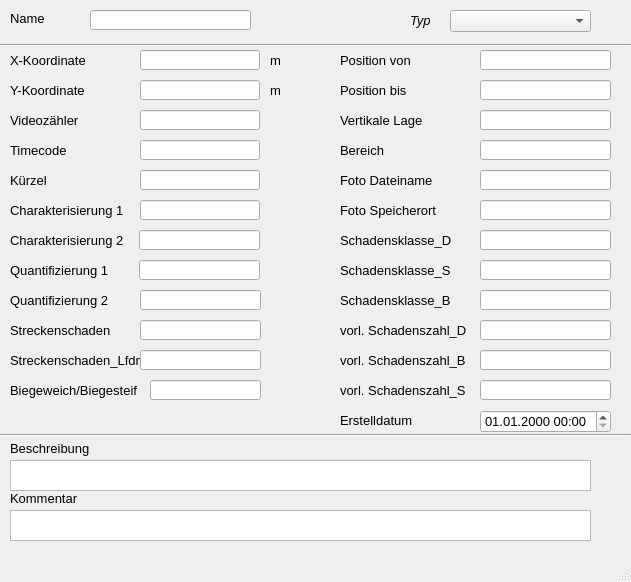
<?xml version="1.0" encoding="UTF-8"?>
<ui version="4.0">
 <class>MainWindow</class>
 <widget class="QMainWindow" name="MainWindow">
  <property name="enabled">
   <bool>true</bool>
  </property>
  <property name="geometry">
   <rect>
    <x>0</x>
    <y>0</y>
    <width>631</width>
    <height>582</height>
   </rect>
  </property>
  <property name="minimumSize">
   <size>
    <width>631</width>
    <height>393</height>
   </size>
  </property>
  <property name="font">
   <font>
    <family>Tahoma</family>
    <pointsize>10</pointsize>
   </font>
  </property>
  <property name="windowTitle">
   <string>MainWindow</string>
  </property>
  <widget class="QWidget" name="centralwidget">
   <widget class="QLabel" name="label">
    <property name="geometry">
     <rect>
      <x>10</x>
      <y>10</y>
      <width>46</width>
      <height>16</height>
     </rect>
    </property>
    <property name="text">
     <string>Name</string>
    </property>
   </widget>
   <widget class="Line" name="line">
    <property name="geometry">
     <rect>
      <x>0</x>
      <y>30</y>
      <width>631</width>
      <height>31</height>
     </rect>
    </property>
    <property name="orientation">
     <enum>Qt::Horizontal</enum>
    </property>
   </widget>
   <widget class="QLabel" name="label_14">
    <property name="geometry">
     <rect>
      <x>10</x>
      <y>490</y>
      <width>81</width>
      <height>16</height>
     </rect>
    </property>
    <property name="text">
     <string>Kommentar</string>
    </property>
   </widget>
   <widget class="QLabel" name="label_11">
    <property name="geometry">
     <rect>
      <x>270</x>
      <y>50</y>
      <width>41</width>
      <height>21</height>
     </rect>
    </property>
    <property name="text">
     <string>m</string>
    </property>
   </widget>
   <widget class="QLabel" name="label_70">
    <property name="geometry">
     <rect>
      <x>340</x>
      <y>410</y>
      <width>131</width>
      <height>21</height>
     </rect>
    </property>
    <property name="text">
     <string>Erstelldatum</string>
    </property>
   </widget>
   <widget class="QLabel" name="label_9">
    <property name="geometry">
     <rect>
      <x>10</x>
      <y>80</y>
      <width>81</width>
      <height>21</height>
     </rect>
    </property>
    <property name="text">
     <string>Y-Koordinate</string>
    </property>
   </widget>
   <widget class="QLabel" name="label_12">
    <property name="geometry">
     <rect>
      <x>270</x>
      <y>80</y>
      <width>41</width>
      <height>21</height>
     </rect>
    </property>
    <property name="text">
     <string>m</string>
    </property>
   </widget>
   <widget class="Line" name="line_2">
    <property name="geometry">
     <rect>
      <x>0</x>
      <y>420</y>
      <width>631</width>
      <height>31</height>
     </rect>
    </property>
    <property name="orientation">
     <enum>Qt::Horizontal</enum>
    </property>
   </widget>
   <widget class="QLabel" name="label_6">
    <property name="geometry">
     <rect>
      <x>10</x>
      <y>50</y>
      <width>81</width>
      <height>21</height>
     </rect>
    </property>
    <property name="text">
     <string>X-Koordinate</string>
    </property>
   </widget>
   <widget class="QLineEdit" name="untersuchsch">
    <property name="geometry">
     <rect>
      <x>90</x>
      <y>10</y>
      <width>161</width>
      <height>20</height>
     </rect>
    </property>
   </widget>
   <widget class="QTextEdit" name="kommentar">
    <property name="geometry">
     <rect>
      <x>10</x>
      <y>510</y>
      <width>581</width>
      <height>31</height>
     </rect>
    </property>
   </widget>
   <widget class="QComboBox" name="schachttyp">
    <property name="geometry">
     <rect>
      <x>450</x>
      <y>10</y>
      <width>141</width>
      <height>22</height>
     </rect>
    </property>
    <property name="font">
     <font>
      <family>Tahoma</family>
      <italic>true</italic>
     </font>
    </property>
    <property name="toolTip">
     <string>&lt;html&gt;&lt;head/&gt;&lt;body&gt;&lt;p&gt;Hier kann der Knotentyp geändert werden&lt;/p&gt;&lt;/body&gt;&lt;/html&gt;</string>
    </property>
    <property name="statusTip">
     <string>Hier kann der Knotentyp geändert werden</string>
    </property>
    <property name="whatsThis">
     <string>Hier kann der Knotentyp geändert werden</string>
    </property>
   </widget>
   <widget class="QLabel" name="label_21">
    <property name="geometry">
     <rect>
      <x>410</x>
      <y>10</y>
      <width>31</width>
      <height>21</height>
     </rect>
    </property>
    <property name="font">
     <font>
      <family>Tahoma</family>
      <italic>true</italic>
     </font>
    </property>
    <property name="text">
     <string>Typ</string>
    </property>
   </widget>
   <widget class="QgsDateTimeEdit" name="createdat">
    <property name="geometry">
     <rect>
      <x>480</x>
      <y>410</y>
      <width>131</width>
      <height>23</height>
     </rect>
    </property>
    <property name="currentSection">
     <enum>QDateTimeEdit::DaySection</enum>
    </property>
    <property name="displayFormat">
     <string>dd.MM.yyyy HH:mm</string>
    </property>
   </widget>
   <widget class="QLineEdit" name="y">
    <property name="geometry">
     <rect>
      <x>140</x>
      <y>80</y>
      <width>120</width>
      <height>20</height>
     </rect>
    </property>
    <property name="readOnly">
     <bool>true</bool>
    </property>
   </widget>
   <widget class="QLineEdit" name="x">
    <property name="geometry">
     <rect>
      <x>140</x>
      <y>50</y>
      <width>120</width>
      <height>20</height>
     </rect>
    </property>
    <property name="readOnly">
     <bool>true</bool>
    </property>
   </widget>
   <widget class="QLabel" name="label_43">
    <property name="geometry">
     <rect>
      <x>10</x>
      <y>230</y>
      <width>121</width>
      <height>21</height>
     </rect>
    </property>
    <property name="text">
     <string>Charakterisierung 2</string>
    </property>
   </widget>
   <widget class="QLineEdit" name="charakt2">
    <property name="geometry">
     <rect>
      <x>139</x>
      <y>230</y>
      <width>121</width>
      <height>20</height>
     </rect>
    </property>
   </widget>
   <widget class="QLabel" name="label_47">
    <property name="geometry">
     <rect>
      <x>340</x>
      <y>230</y>
      <width>131</width>
      <height>21</height>
     </rect>
    </property>
    <property name="text">
     <string>Schadensklasse_D</string>
    </property>
   </widget>
   <widget class="QLineEdit" name="Schadensklasse_D">
    <property name="geometry">
     <rect>
      <x>480</x>
      <y>230</y>
      <width>131</width>
      <height>20</height>
     </rect>
    </property>
   </widget>
   <widget class="QLabel" name="label_48">
    <property name="geometry">
     <rect>
      <x>340</x>
      <y>260</y>
      <width>131</width>
      <height>21</height>
     </rect>
    </property>
    <property name="text">
     <string>Schadensklasse_S</string>
    </property>
   </widget>
   <widget class="QLineEdit" name="Schadensklasse_S">
    <property name="geometry">
     <rect>
      <x>480</x>
      <y>260</y>
      <width>131</width>
      <height>20</height>
     </rect>
    </property>
   </widget>
   <widget class="QLabel" name="label_49">
    <property name="geometry">
     <rect>
      <x>340</x>
      <y>290</y>
      <width>131</width>
      <height>21</height>
     </rect>
    </property>
    <property name="text">
     <string>Schadensklasse_B</string>
    </property>
   </widget>
   <widget class="QLineEdit" name="Schadensklasse_B">
    <property name="geometry">
     <rect>
      <x>480</x>
      <y>290</y>
      <width>131</width>
      <height>20</height>
     </rect>
    </property>
   </widget>
   <widget class="QLineEdit" name="vorlaufige_Schadenszahl_B">
    <property name="geometry">
     <rect>
      <x>480</x>
      <y>350</y>
      <width>131</width>
      <height>20</height>
     </rect>
    </property>
    <property name="text">
     <string/>
    </property>
   </widget>
   <widget class="QLabel" name="label_50">
    <property name="geometry">
     <rect>
      <x>340</x>
      <y>320</y>
      <width>131</width>
      <height>21</height>
     </rect>
    </property>
    <property name="text">
     <string>vorl. Schadenszahl_D</string>
    </property>
   </widget>
   <widget class="QLineEdit" name="vorlaufige_Schadenszahl_S">
    <property name="geometry">
     <rect>
      <x>480</x>
      <y>380</y>
      <width>131</width>
      <height>20</height>
     </rect>
    </property>
    <property name="text">
     <string/>
    </property>
   </widget>
   <widget class="QLineEdit" name="vorlaufige_Schadenszahl_D">
    <property name="geometry">
     <rect>
      <x>480</x>
      <y>320</y>
      <width>131</width>
      <height>20</height>
     </rect>
    </property>
    <property name="text">
     <string/>
    </property>
   </widget>
   <widget class="QLabel" name="label_54">
    <property name="geometry">
     <rect>
      <x>340</x>
      <y>350</y>
      <width>131</width>
      <height>21</height>
     </rect>
    </property>
    <property name="text">
     <string>vorl. Schadenszahl_B</string>
    </property>
   </widget>
   <widget class="QLabel" name="label_56">
    <property name="geometry">
     <rect>
      <x>340</x>
      <y>380</y>
      <width>131</width>
      <height>21</height>
     </rect>
    </property>
    <property name="text">
     <string>vorl. Schadenszahl_S</string>
    </property>
   </widget>
   <widget class="QLabel" name="label_57">
    <property name="geometry">
     <rect>
      <x>10</x>
      <y>380</y>
      <width>131</width>
      <height>21</height>
     </rect>
    </property>
    <property name="text">
     <string>Biegeweich/Biegesteif</string>
    </property>
   </widget>
   <widget class="QLineEdit" name="bewertungstag_2">
    <property name="geometry">
     <rect>
      <x>150</x>
      <y>380</y>
      <width>111</width>
      <height>20</height>
     </rect>
    </property>
    <property name="text">
     <string/>
    </property>
   </widget>
   <widget class="QTextEdit" name="Beschreibung">
    <property name="geometry">
     <rect>
      <x>10</x>
      <y>460</y>
      <width>581</width>
      <height>31</height>
     </rect>
    </property>
   </widget>
   <widget class="QLabel" name="label_15">
    <property name="geometry">
     <rect>
      <x>10</x>
      <y>440</y>
      <width>81</width>
      <height>16</height>
     </rect>
    </property>
    <property name="text">
     <string>Beschreibung</string>
    </property>
   </widget>
   <widget class="QLabel" name="label_51">
    <property name="geometry">
     <rect>
      <x>10</x>
      <y>110</y>
      <width>81</width>
      <height>21</height>
     </rect>
    </property>
    <property name="text">
     <string>Videozähler</string>
    </property>
   </widget>
   <widget class="QLineEdit" name="videozaehler">
    <property name="geometry">
     <rect>
      <x>140</x>
      <y>110</y>
      <width>120</width>
      <height>20</height>
     </rect>
    </property>
   </widget>
   <widget class="QLabel" name="label_52">
    <property name="geometry">
     <rect>
      <x>10</x>
      <y>140</y>
      <width>81</width>
      <height>21</height>
     </rect>
    </property>
    <property name="text">
     <string>Timecode</string>
    </property>
   </widget>
   <widget class="QLineEdit" name="timecode">
    <property name="geometry">
     <rect>
      <x>140</x>
      <y>140</y>
      <width>120</width>
      <height>20</height>
     </rect>
    </property>
   </widget>
   <widget class="QLabel" name="label_53">
    <property name="geometry">
     <rect>
      <x>10</x>
      <y>170</y>
      <width>81</width>
      <height>21</height>
     </rect>
    </property>
    <property name="text">
     <string>Kürzel</string>
    </property>
   </widget>
   <widget class="QLineEdit" name="kuerzel">
    <property name="geometry">
     <rect>
      <x>140</x>
      <y>170</y>
      <width>120</width>
      <height>20</height>
     </rect>
    </property>
   </widget>
   <widget class="QLabel" name="label_55">
    <property name="geometry">
     <rect>
      <x>10</x>
      <y>200</y>
      <width>121</width>
      <height>21</height>
     </rect>
    </property>
    <property name="text">
     <string>Charakterisierung 1</string>
    </property>
   </widget>
   <widget class="QLineEdit" name="charakt1">
    <property name="geometry">
     <rect>
      <x>140</x>
      <y>200</y>
      <width>120</width>
      <height>20</height>
     </rect>
    </property>
   </widget>
   <widget class="QLabel" name="label_44">
    <property name="geometry">
     <rect>
      <x>10</x>
      <y>260</y>
      <width>121</width>
      <height>21</height>
     </rect>
    </property>
    <property name="text">
     <string>Quantifizierung 1</string>
    </property>
   </widget>
   <widget class="QLineEdit" name="quantnr1">
    <property name="geometry">
     <rect>
      <x>139</x>
      <y>260</y>
      <width>121</width>
      <height>20</height>
     </rect>
    </property>
   </widget>
   <widget class="QLabel" name="label_45">
    <property name="geometry">
     <rect>
      <x>10</x>
      <y>290</y>
      <width>121</width>
      <height>21</height>
     </rect>
    </property>
    <property name="text">
     <string>Quantifizierung 2</string>
    </property>
   </widget>
   <widget class="QLineEdit" name="quantnr2">
    <property name="geometry">
     <rect>
      <x>140</x>
      <y>290</y>
      <width>121</width>
      <height>20</height>
     </rect>
    </property>
   </widget>
   <widget class="QLabel" name="label_46">
    <property name="geometry">
     <rect>
      <x>10</x>
      <y>320</y>
      <width>121</width>
      <height>21</height>
     </rect>
    </property>
    <property name="text">
     <string>Streckenschaden</string>
    </property>
   </widget>
   <widget class="QLineEdit" name="streckenschaden">
    <property name="geometry">
     <rect>
      <x>140</x>
      <y>320</y>
      <width>121</width>
      <height>20</height>
     </rect>
    </property>
   </widget>
   <widget class="QLabel" name="label_58">
    <property name="geometry">
     <rect>
      <x>10</x>
      <y>350</y>
      <width>131</width>
      <height>21</height>
     </rect>
    </property>
    <property name="text">
     <string>Streckenschaden_Lfdnr</string>
    </property>
   </widget>
   <widget class="QLineEdit" name="streckenschaden_lfdnr">
    <property name="geometry">
     <rect>
      <x>140</x>
      <y>350</y>
      <width>121</width>
      <height>20</height>
     </rect>
    </property>
   </widget>
   <widget class="QLineEdit" name="pos_bis">
    <property name="geometry">
     <rect>
      <x>480</x>
      <y>80</y>
      <width>131</width>
      <height>20</height>
     </rect>
    </property>
   </widget>
   <widget class="QLabel" name="label_59">
    <property name="geometry">
     <rect>
      <x>340</x>
      <y>50</y>
      <width>131</width>
      <height>21</height>
     </rect>
    </property>
    <property name="text">
     <string>Position von</string>
    </property>
   </widget>
   <widget class="QLineEdit" name="vertikale_lage">
    <property name="geometry">
     <rect>
      <x>480</x>
      <y>110</y>
      <width>131</width>
      <height>20</height>
     </rect>
    </property>
   </widget>
   <widget class="QLineEdit" name="pos_von">
    <property name="geometry">
     <rect>
      <x>480</x>
      <y>50</y>
      <width>131</width>
      <height>20</height>
     </rect>
    </property>
   </widget>
   <widget class="QLabel" name="label_60">
    <property name="geometry">
     <rect>
      <x>340</x>
      <y>80</y>
      <width>131</width>
      <height>21</height>
     </rect>
    </property>
    <property name="text">
     <string>Position bis</string>
    </property>
   </widget>
   <widget class="QLabel" name="label_61">
    <property name="geometry">
     <rect>
      <x>340</x>
      <y>110</y>
      <width>131</width>
      <height>21</height>
     </rect>
    </property>
    <property name="text">
     <string>Vertikale Lage</string>
    </property>
   </widget>
   <widget class="QLineEdit" name="bereich">
    <property name="geometry">
     <rect>
      <x>480</x>
      <y>140</y>
      <width>131</width>
      <height>20</height>
     </rect>
    </property>
   </widget>
   <widget class="QLabel" name="label_62">
    <property name="geometry">
     <rect>
      <x>340</x>
      <y>140</y>
      <width>131</width>
      <height>21</height>
     </rect>
    </property>
    <property name="text">
     <string>Bereich</string>
    </property>
   </widget>
   <widget class="QLineEdit" name="foto_dateiname">
    <property name="geometry">
     <rect>
      <x>480</x>
      <y>170</y>
      <width>131</width>
      <height>20</height>
     </rect>
    </property>
   </widget>
   <widget class="QLabel" name="label_63">
    <property name="geometry">
     <rect>
      <x>340</x>
      <y>170</y>
      <width>131</width>
      <height>21</height>
     </rect>
    </property>
    <property name="text">
     <string>Foto Dateiname</string>
    </property>
   </widget>
   <widget class="QLineEdit" name="ordner_bild">
    <property name="geometry">
     <rect>
      <x>480</x>
      <y>200</y>
      <width>131</width>
      <height>20</height>
     </rect>
    </property>
   </widget>
   <widget class="QLabel" name="label_64">
    <property name="geometry">
     <rect>
      <x>340</x>
      <y>200</y>
      <width>131</width>
      <height>21</height>
     </rect>
    </property>
    <property name="text">
     <string>Foto Speicherort</string>
    </property>
   </widget>
  </widget>
  <widget class="QMenuBar" name="menubar">
   <property name="geometry">
    <rect>
     <x>0</x>
     <y>0</y>
     <width>631</width>
     <height>21</height>
    </rect>
   </property>
  </widget>
  <widget class="QStatusBar" name="statusbar"/>
 </widget>
 <customwidgets>
  <customwidget>
   <class>QgsDateTimeEdit</class>
   <extends>QDateTimeEdit</extends>
   <header>qgsdatetimeedit.h</header>
  </customwidget>
 </customwidgets>
 <tabstops>
  <tabstop>untersuchsch</tabstop>
  <tabstop>schachttyp</tabstop>
  <tabstop>createdat</tabstop>
  <tabstop>kommentar</tabstop>
 </tabstops>
 <resources/>
 <connections/>
</ui>
